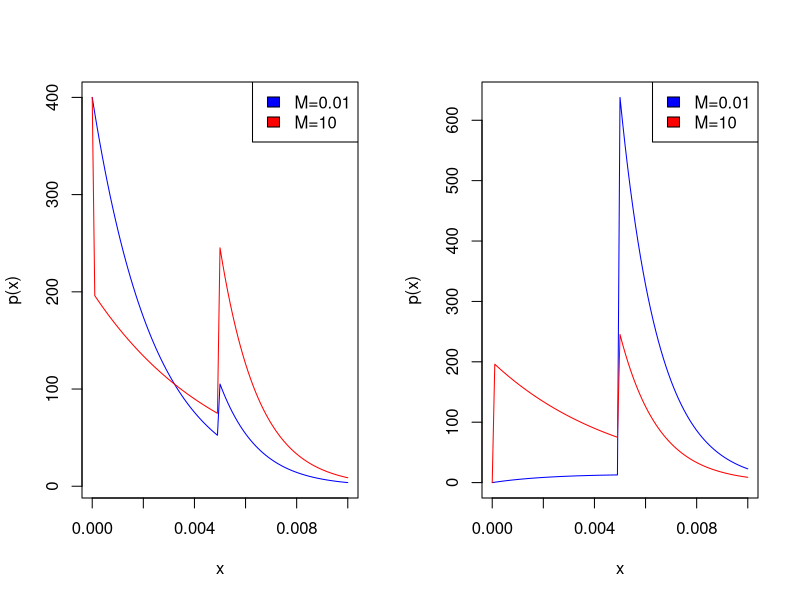

The R script that drew this image:
# 9.5.R
#! /usr/bin/env Rscript
library(expm)
g <- function(m,theta){
    matrix(c(-2*m-2/theta,m,0,0,0, 2*m,-2*m,2*m,0,0, 0,m,-2*m-2/theta,0,0, 2/theta,0,0,-m,m, 0,0,2/theta,m,-m), ncol=5)
}
h0 <- function(t){
    theta<-0.005; m<-4*M/theta
    sum(sapply(c(1,3), function(x){ init * 2/theta * expm(g(m=m,theta=theta)*t)[1:3,x]}))
}
h1 <- function(t) {
    theta <- 0.005; theta_a <- 0.003; m <- 4*M/theta; m_a <- 4*M/theta_a
    dexp(t-tau, 2/theta_a) * sum(sapply(c(1,2,3), function(x){ init * expm(g(m=m,theta=theta)*tau)[1:3,x]}))
}
h <- function(t, tau=0.005) if(t<tau){h0(t)} else{h1(t)}

###########################################
pdf("9.5.pdf")
par(mfrow=c(1,2)); tau <- 0.005
inits <- data.frame(c(0.5,0,0.5), c(0,1,0)) # (0.5,0,0.5) -> f0, (0,1,0) -> f1
for(i in 1:ncol(inits)){
    init <- inits[,i]
    p <- Vectorize(h)
    M <- 0.01
    curve(p, from=0, to=2*tau, col="blue")
    integrate(p, lower=0, upper=1)
    M <- 100000
    curve(p, from=0, to=2*tau, add=T, col="red")
    legend(x = "topright", legend=c("M=0.01", "M=10"),  
           fill = c("blue","red")
    )
}
dev.off()
